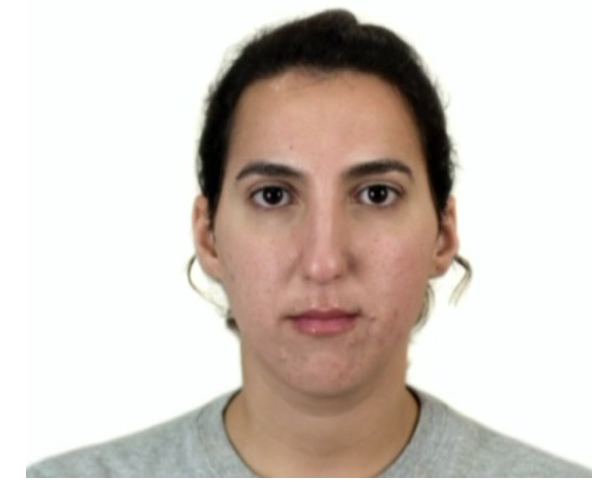
#> input picture Midterm/pp1.png, 614 x 484 px
$ python Project1_XiaosongWang.py
#> lines starting #> are read from the running program, lines starting #| are printed output that depends on the picture; after the words box and inside, x2 and y2 are one past the last pixel; in counts of white or black regions, pixels touching at a corner belong together
# -*- coding: utf-8 -*-
"""
Created on Wed Oct 28 16:21:45 2020

@author: simon
"""

import cv2 as cv
import numpy as np
import matplotlib.pyplot as plt

##############################################################################
# Get user supplied values
cascPath = "haarcascade_frontalface_default.xml"

# Create the haar cascade
faceCascade = cv.CascadeClassifier(cascPath)

# Read the first image
image1 = cv.imread("pp1.png")
#> image1 is the input picture: shape (484, 614, 3); mean B, G, R 196.2, 203.3, 212.8
gray1 = cv.cvtColor(image1, cv.COLOR_BGR2GRAY)

# Detect faces in the image
faces = faceCascade.detectMultiScale(
    gray1,
    scaleFactor=1.1,
    minNeighbors=5,
    minSize=(30, 30),
)
#> faces = [[180, 82, 294, 294]]

print("Found {0} faces!".format(len(faces)))
#| Found 1 faces!

# Draw a rectangle around the faces
for (x, y, w, h) in faces:
    cv.rectangle(image1, (x, y-40), (x+w, y+h+80), (0, 255, 0), 2)
    cut1 =image1[y-40:y+h+80,x:x+w,:]
    cv.imwrite("cut1.png",cut1)
#> this loop made 1 pass
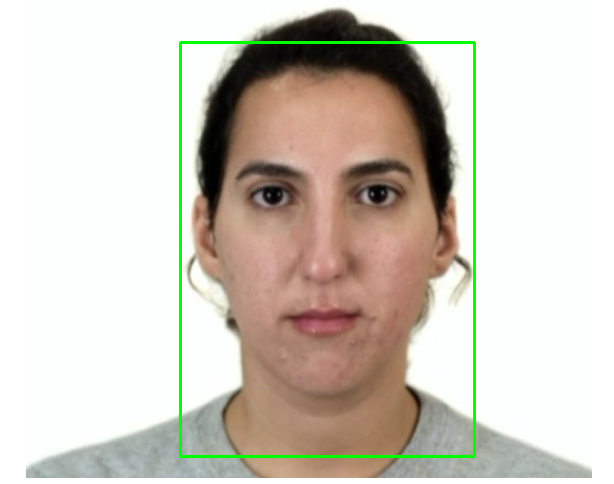
#> image1: shape (484, 614, 3); 1.43% of pixels changed, all inside (x1, y1, x2, y2) = (179, 41, 476, 458)

# Read the first image
image2 = cv.imread("pp2.png")
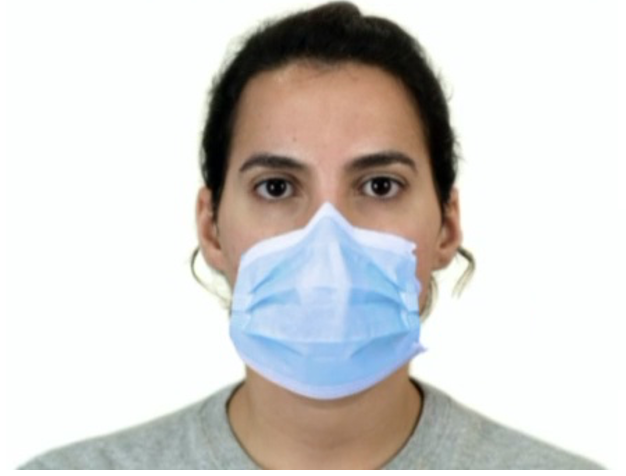
#> input picture Midterm/pp2.png, 626 x 476 px
#> image2 is the input picture: shape (476, 626, 3); mean B, G, R 208, 210.6, 212.2
gray2 = cv.cvtColor(image2, cv.COLOR_BGR2GRAY)

# Detect faces in the image
faces = faceCascade.detectMultiScale(
    gray2,
    scaleFactor=1.1,
    minNeighbors=5,
    minSize=(30, 30),
)
#> faces = [[185, 76, 291, 291]]

print("Found {0} faces!".format(len(faces)))
#| Found 1 faces!

# Draw a rectangle around the faces
for (x, y, w, h) in faces:
    cv.rectangle(image2, (x, y-40), (x+w, y+h+80), (0, 255, 0), 2)
    cut2 =image2[y-40:y+h+80,x:x+w,:]
    cv.imwrite("cut2.png",cut2)
#> this loop made 1 pass
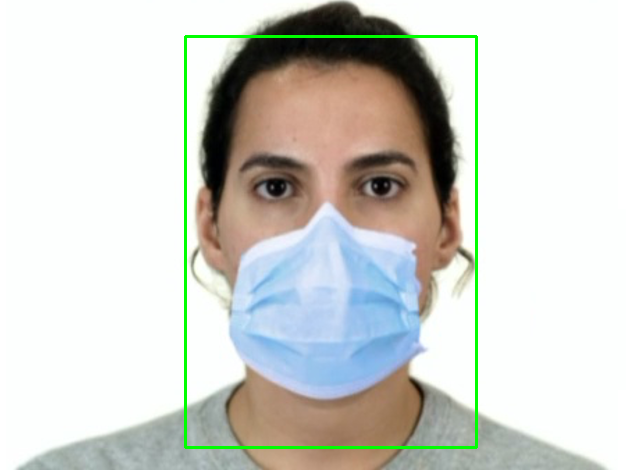
#> image2: shape (476, 626, 3); 1.41% of pixels changed, all inside (x1, y1, x2, y2) = (184, 35, 478, 449)

##############################################################################

# rgb threshold from the paper
def skin_rgb_threshold(src):

    b = src[:, :, 0].astype(np.int16)
    g = src[:, :, 1].astype(np.int16)
    r = src[:, :, 2].astype(np.int16)

    skin_mask =                                    \
        (r > 96) & (g > 40) & (b > 10)             \
        & ((src.max() - src.min()) > 15)           \
        & (np.abs(r-g) > 15) & (r > g) & (r > b)

    return src * skin_mask.reshape(skin_mask.shape[0], skin_mask.shape[1], 1)

# Read and resize the two image
dim = (300, 400)
img1 = cv.imread("cut1.png", cv.IMREAD_COLOR)
img2 = cv.imread("cut2.png", cv.IMREAD_COLOR)

img1 = cv.resize(img1, dim, interpolation = cv.INTER_AREA)
img2 = cv.resize(img2, dim, interpolation = cv.INTER_AREA)
length, width, com = img1.shape
#> length = 400; width = 300; com = 3
plt.figure()
plt.title('cut1')
plt.imshow(cv.cvtColor(img1, cv.COLOR_BGR2RGB))
plt.figure()
plt.title('cut2')
plt.imshow(cv.cvtColor(img2, cv.COLOR_BGR2RGB))

# Apply skin_rgb_threshold to both images to do skin detection
skin1 = skin_rgb_threshold(img1)
#> in skin_rgb_threshold, `skin_mask =                                    \ (r > 96) & (g > 40) &..`:
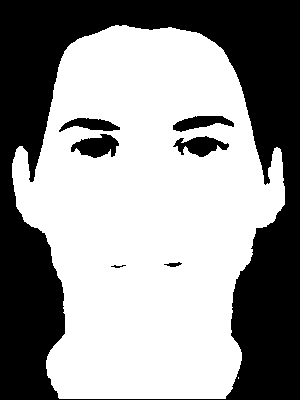
#> skin_mask: shape (400, 300) bool; 59.2% white; 7 black regions, largest, box (x1, y1, x2, y2) and area: (0, 0, 300, 400) 46525, (71, 134, 119, 158) 728, (173, 136, 229, 157) 649
plt.figure()
plt.title('Skin Detection on cut1.png')
plt.imshow(cv.cvtColor(skin1, cv.COLOR_BGR2RGB))
skin2 = skin_rgb_threshold(img2)
#> in skin_rgb_threshold (call 2), `skin_mask =                                    \ (r > 96) & (g > 40) &..`: skin_mask: shape (400, 300) bool; 37% white; 2 white regions, box (x1, y1, x2, y2) and area: (11, 23, 287, 270) 33483, (45, 320, 243, 399) 10866
plt.figure()
plt.title('Skin Detection on cut2.png')
plt.imshow(cv.cvtColor(skin2, cv.COLOR_BGR2RGB))

# Subtract two image and create the mask which has all
diff = np.zeros((length, width, com), "uint8")
mask = np.zeros((length,width), "uint8")

for i in range(length):
    for j in range(width):
        for k in range(com):
            diff[i, j, k] = abs(int(img1[i, j, k]) - int(img2[i, j, k]))
            if diff[i, j, k] < 40:
#           if diff[i, j, k] < 35:
#           if diff[i, j, k] < 45:
                diff[i, j, k] = 0

for i in range(length):
    for j in range(width):
        if diff[i, j, 0] + diff[i, j, 1] + diff[i, j, 2] > 2:
            mask[i, j] = 1
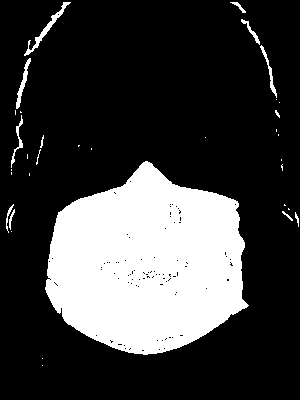
#> mask: shape (400, 300); values 0 (black) and 1 (white), 24.6% white; 34 white regions (21 under 20 px), largest, box (x1, y1, x2, y2) and area: (45, 161, 249, 355) 28290, (24, 2, 71, 56) 315, (16, 58, 31, 109) 202
plt.figure()
plt.title('difference')
plt.imshow(cv.cvtColor(diff, cv.COLOR_BGR2GRAY))
plt.figure()
plt.title('mask')
plt.imshow(mask, cmap='gray')

# Applying opening and closing to the mask
kernel = np.ones((7, 7), np.uint8)
#kernel = np.ones((6, 6), np.uint8)
#kernel = np.ones((8, 8), np.uint8)
mask = cv.morphologyEx(mask, cv.MORPH_OPEN, kernel)
#> mask: shape (400, 300); values 0 (black) and 1 (white), 23.1% white; 1 white region, box (x1, y1, x2, y2) and area: (46, 162, 245, 354) 27748
mask = cv.morphologyEx(mask, cv.MORPH_CLOSE, kernel)
#> mask: shape (400, 300); values 0 (black) and 1 (white), 23.5% white; 1 white region, box (x1, y1, x2, y2) and area: (46, 162, 245, 354) 28168
plt.figure()
plt.title('mask after opening and closing (8*8)')
plt.imshow(mask, cmap='gray')

# Applying dilation to the mask to increase the mask size a little bit
#mask = cv.erode(mask, kernel)
mask = cv.dilate(mask, kernel)
#> mask: shape (400, 300); values 0 (black) and 1 (white), 25.5% white; 1 white region, box (x1, y1, x2, y2) and area: (43, 159, 248, 357) 30568
mask = cv.dilate(mask, kernel)
#> mask: shape (400, 300); values 0 (black) and 1 (white), 27.5% white; 1 white region, box (x1, y1, x2, y2) and area: (40, 156, 251, 360) 33037
plt.figure()
plt.title('mask after dilation')
plt.imshow(mask, cmap='gray')

# Select the pixels in img1 whick on the non-black area in mask,
# then merge them into img2
merge = np.zeros((length, width, com), "uint8")
for i in range(length):
    for j in range(width):
        merge[i, j, :] = img2[i, j, :]
        if mask[i, j] > 0:
            merge[i, j, :] = img1[i, j, :]
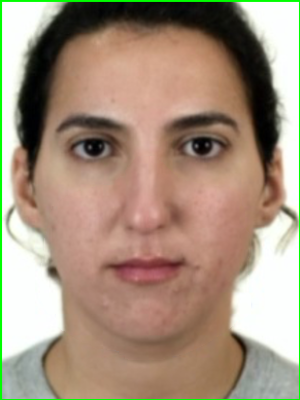
#> merge: shape (400, 300, 3); mean B, G, R 126.6, 146.2, 165.9
plt.figure()
plt.title('merged image')
plt.imshow(cv.cvtColor(merge, cv.COLOR_BGR2RGB))

# Try Gaussian filter to smooth the image
G_ker=np.array([
        [ 1,  4,  4,  4,  1],
        [ 4, 16, 26, 16,  4],
        [ 7, 26, 41, 26,  7],
        [ 4, 16, 26, 16,  4],
        [ 1,  4,  4,  4,  1]]
)
G_ker =G_ker/np.sum(G_ker)
gaussian = cv.filter2D(merge, -1, G_ker)
plt.figure()
plt.title('Skin smoothing by Gaussian filter')
plt.imshow(cv.cvtColor(gaussian, cv.COLOR_BGR2RGB))
cv.imwrite("final.png",gaussian)
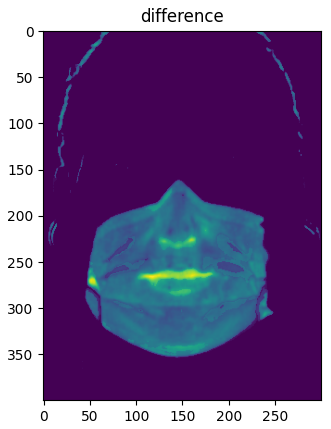
#> figure drawn by matplotlib, 1 panel
